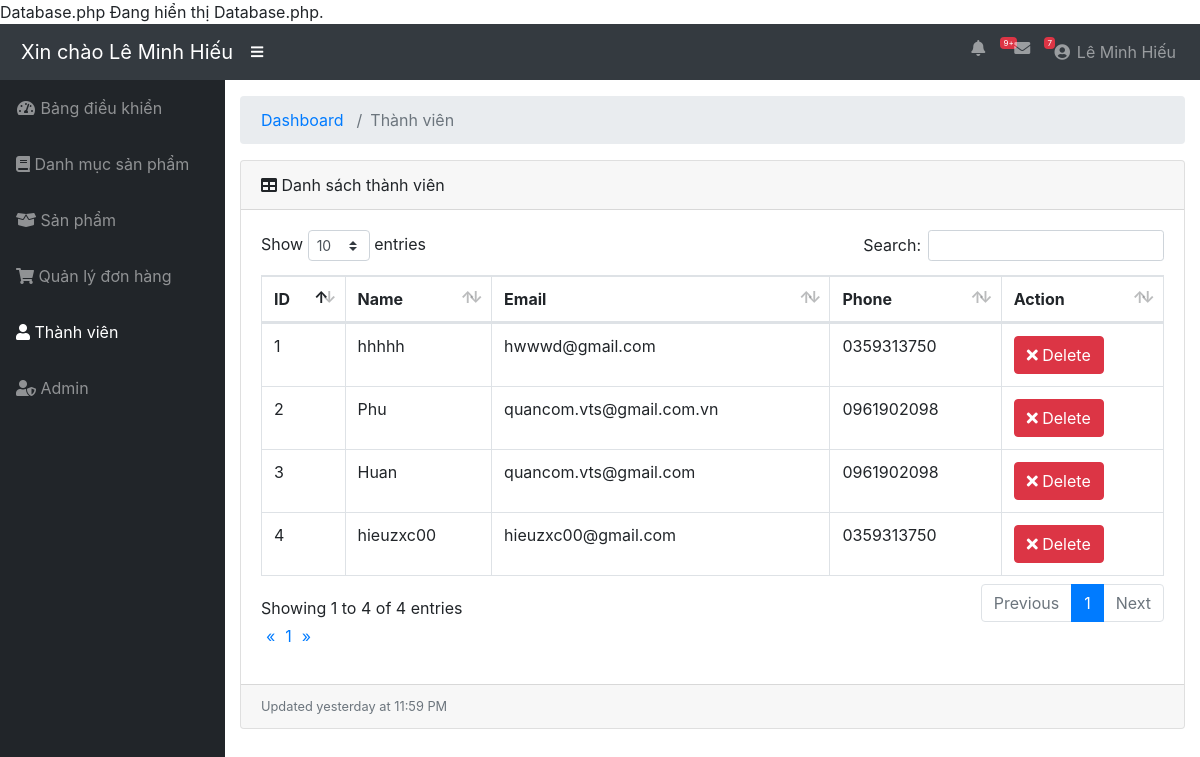
The page /source/admin/modules/user/index.php (signed in) on the database its author committed.
### tables this page shows
CREATE TABLE `users` (
  `id` int(11) NOT NULL,
  `name` varchar(100) DEFAULT NULL,
  `email` varchar(100) DEFAULT NULL,
  `phone` char(15) DEFAULT NULL,
  `address` varchar(100) DEFAULT NULL,
  `password` varchar(50) DEFAULT NULL,
  `avatar` varchar(100) DEFAULT NULL,
  `status` tinyint(4) DEFAULT '1',
  `token` varchar(50) DEFAULT NULL,
  `created_at` timestamp NULL DEFAULT NULL ON UPDATE CURRENT_TIMESTAMP,
  `updated_at` timestamp NULL DEFAULT NULL ON UPDATE CURRENT_TIMESTAMP
);

### source/libraries/Database.php (called while the page is built, shortened)
<?php
    class Database
    {
        public $link;
        public function __construct()
        {
            $this->link = mysqli_connect("localhost","root","","toystoredb") or die ();
            mysqli_set_charset($this->link,"utf8");
        }
        public function countTable($table)
        {
            $sql = "SELECT id FROM  {$table}";
            $result = mysqli_query($this->link, $sql) or die("Lỗi Truy Vấn countTable----" .mysqli_error($this->link));
            $num = mysqli_num_rows($result);
            return $num;
        }
         public  function fetchJone($table,$sql ,$page = 0,$row ,$pagi = false )
        {
            $data = [];
            if ($pagi == true )
            {
                $total = $this->countTable($table);
                $sotrang = ceil($total / $row);
                $start = ($page - 1 ) * $row ;
                $sql .= " LIMIT $start,$row";
                $data = [ "page" => $sotrang];
                $result = mysqli_query($this->link,$sql) or die("Lỗi truy vấn fetchJone ---- " .mysqli_error($this->link));
            }
            else
            {
                $result = mysqli_query($this->link,$sql) or die("Lỗi truy vấn fetchJone ---- " .mysqli_error($this->link));
            }
            if( $result)
            {
                while ($num = mysqli_fetch_assoc($result))
                {
                    $data[] = $num;
                }
            }
            return $data;
        }
    }
?>

### source/admin/autoload/autoload.php (called while the page is built, shortened)
<?php
   require_once __DIR__. "/../../libraries/Database.php";
   $db = new Database;
 ?>

### source/admin/modules/user/index.php (the view, shortened to what this page needs)
<?php
   require_once __DIR__. "/../../autoload/autoload.php";
    if(isset($_GET['page']))
    {
        $p = $_GET['page'];
    }
    else
    {
        $p = 1;
    }
    $sql = "SELECT users.* FROM users ORDER BY ID DESC ";
    $admin = $db->fetchJone('users',$sql,$p,5,true);
    if(isset($admin['page']))
    {
        $sotrang = $admin['page'];
        unset($admin['page']);
    }
?>
<?php require_once __DIR__. "/../../layouts/header.php"; ?>
            <div id="content-wrapper">
    <div class="container-fluid">
        <ol class="breadcrumb">
            <li class="breadcrumb-item">
                <a href="#">Dashboard</a>
            </li>
            <li class="breadcrumb-item active">Thành viên</li>
        </ol>
        <div class="card mb-3">
            <div class="card-header">
                <i class="fas fa-table"></i>
                Danh sách thành viên
            </div>
            <div class="card-body">
                <div class="table-responsive">
                    <table class="table table-bordered" id="dataTable" width="100%" cellspacing="0">
                        <thead>
                            <tr>
                                <th>ID</th>
                                <th>Name</th>
                                <th>Email</th>
                                <th>Phone</th>
                                <th>Action</th>
                            </tr>
                        </thead>
                        <tbody>
                            <?php $stt = 1; foreach ($admin as $item): ?>
                            <tr>
                                <td><?php echo $stt ?></td>
                                <td><?php echo $item['name'] ?></td>
                                <td><?php echo $item['email'] ?></td>
                                <td><?php echo $item['phone'] ?></td>
                                <td>
                                    <a class="btn btn-xs btn-danger" href="delete.php?id=<?php echo $item['id'] ?>"><i class="fa fa-times"></i> Delete</a>
                                </td>
                            </tr>
                            <?php $stt++ ; endforeach ?>
                        </tbody>
                    </table>
                    <div class="pull-right">
                        <nav aria-label="Page navigation" class="clearfix">
                            <ul class="pagination">
                                <li>
                                    <a href="" aria-label="Previous">
                                        <span aria-hidden="true">&laquo;</span>
                                    </a>
                                </li>
                                <?php for($i = 1 ; $i <= $sotrang ; $i++) : ?>
                                    <?php
                                       if(isset($_GET['page']))
                                       {
                                           $p = $_GET['page'];
                                       }
                                       else
                                       {
                                           $p = 1;
                                       }
                                     ?>
                                    <li class="<?php echo ($i == $p) ? 'active' : '' ?>">
                                        <a href="?page=<?php echo $i ;?>"><?php echo $i; ?></a>
                                    </li>
                                <?php endfor; ?>
                                 <li>
                                    <a href="" aria-label="Next">
                                        <span aria-hidden="true">&raquo;</span>
                                    </a>
                                </li>
                            </ul>
                        </nav>
                    </div>
                </div>
            </div>
            <div class="card-footer small text-muted">Updated yesterday at 11:59 PM</div>
        </div>
    </div>
</div>
</div>
</body>
</html>

### source/admin/layouts/header.php (style rules this page uses)
a { padding :5px; }

### rows shown on the page
users: name "hhhhh", email "hwwwd@gmail.com", phone "0359313750"
users: name "Phu", email "quancom.vts@gmail.com.vn", phone "0961902098"
users: name "Huan", email "quancom.vts@gmail.com", phone "0961902098"
users: name "hieuzxc00", email "hieuzxc00@gmail.com", phone "0359313750"

### other values the page prints
$_SESSION['admin_name'] "Lê Minh Hiếu"
